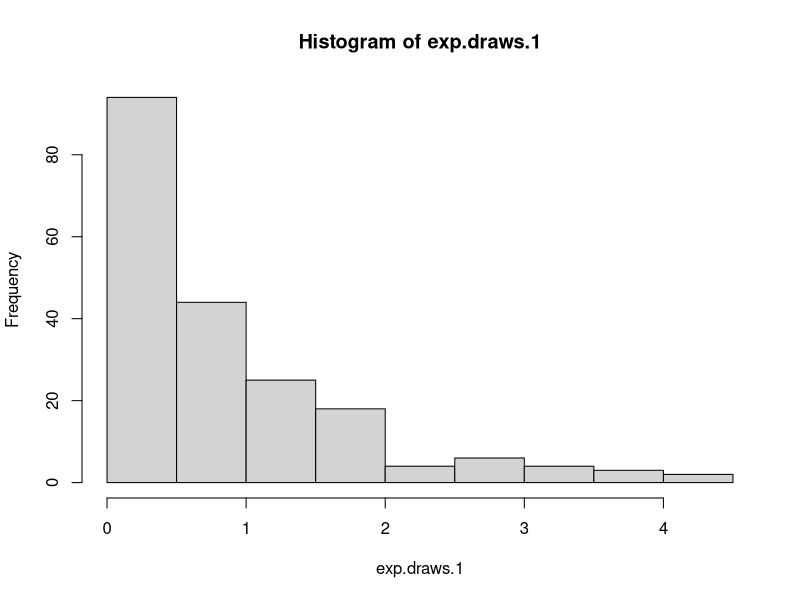
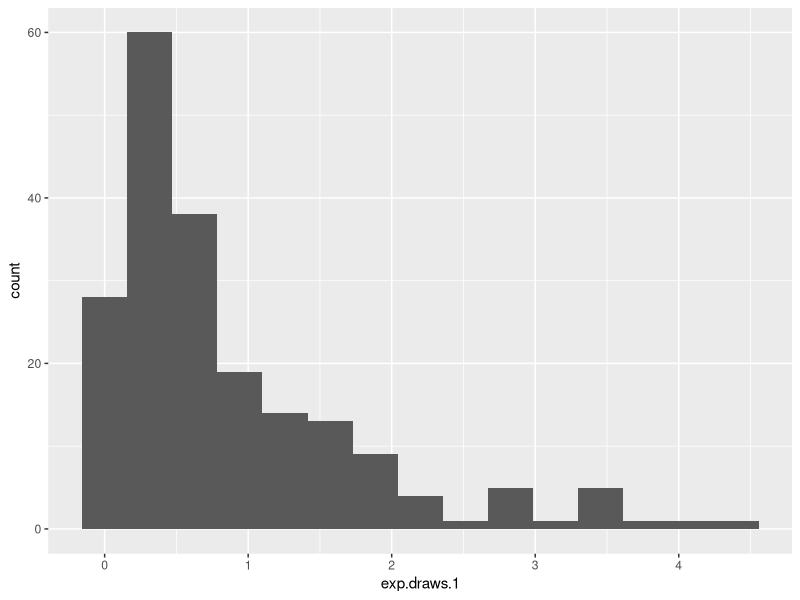
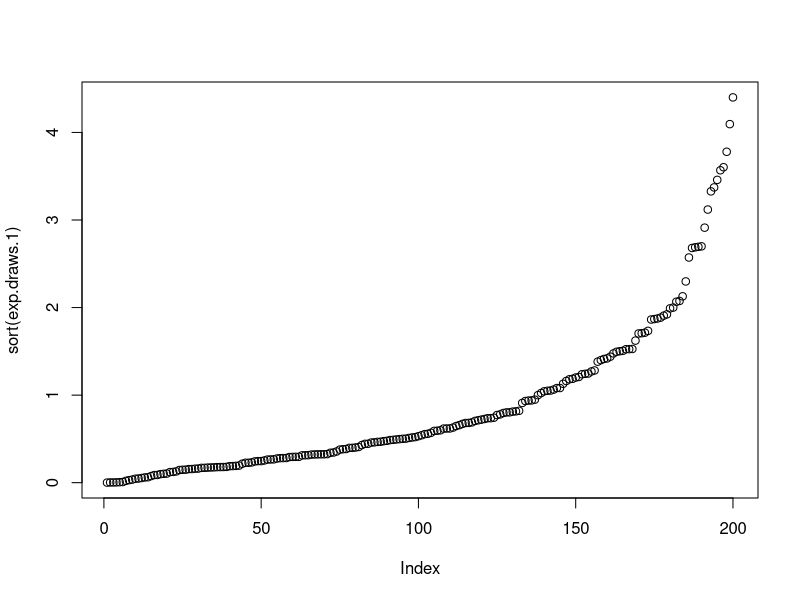
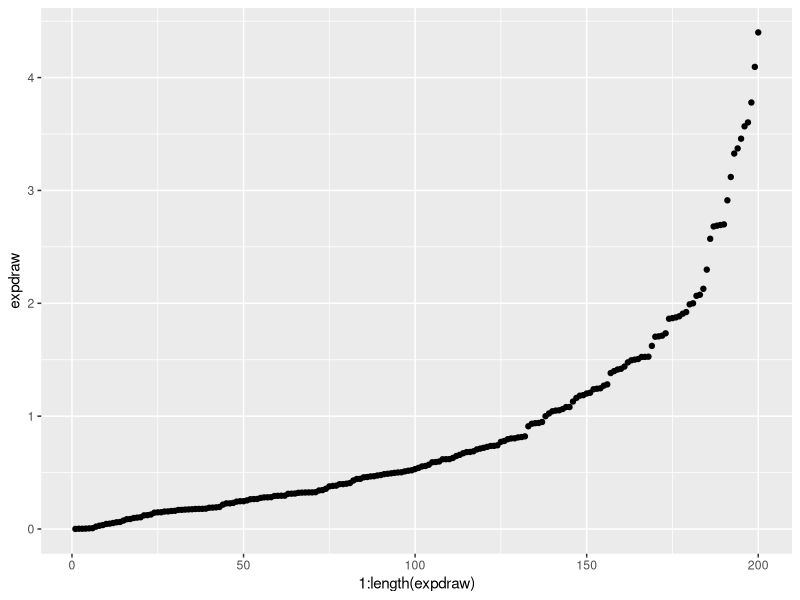
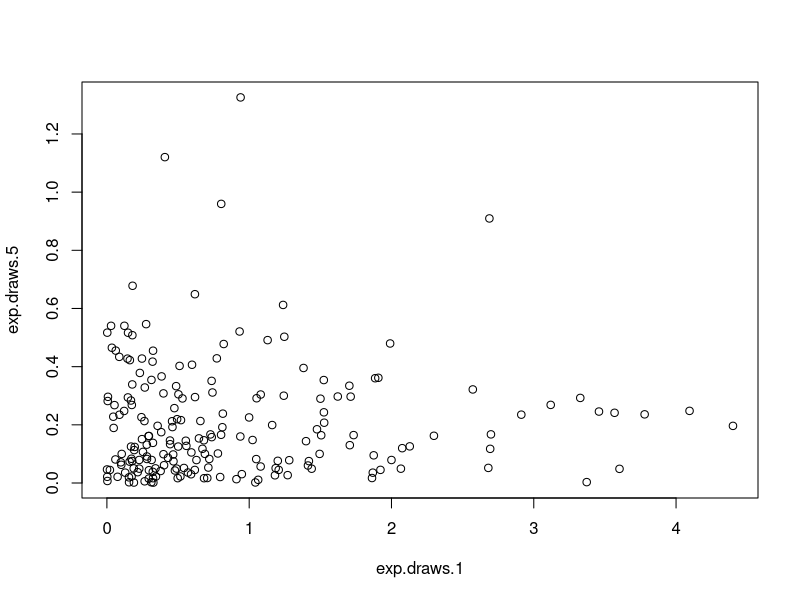
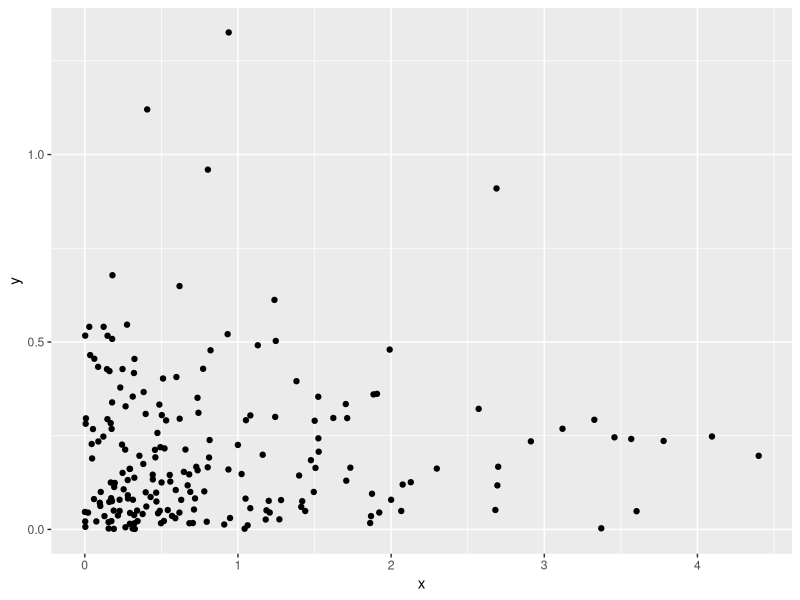
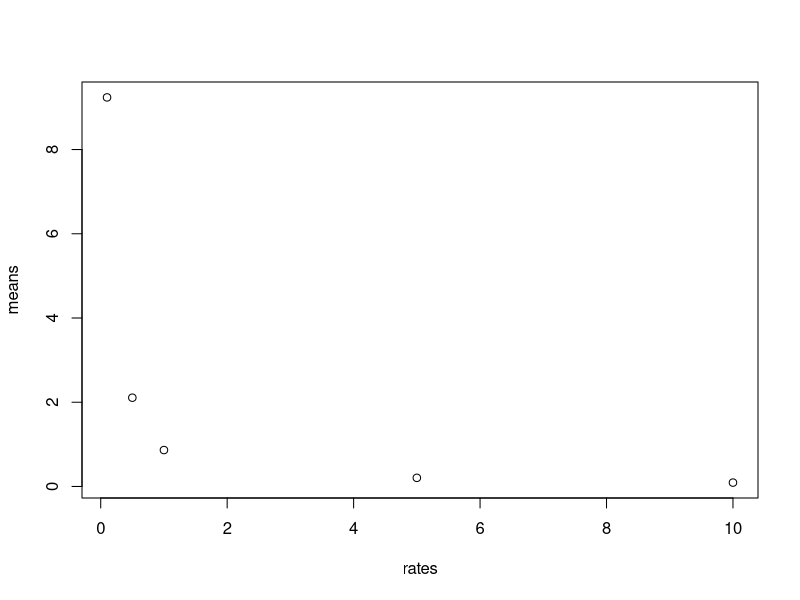
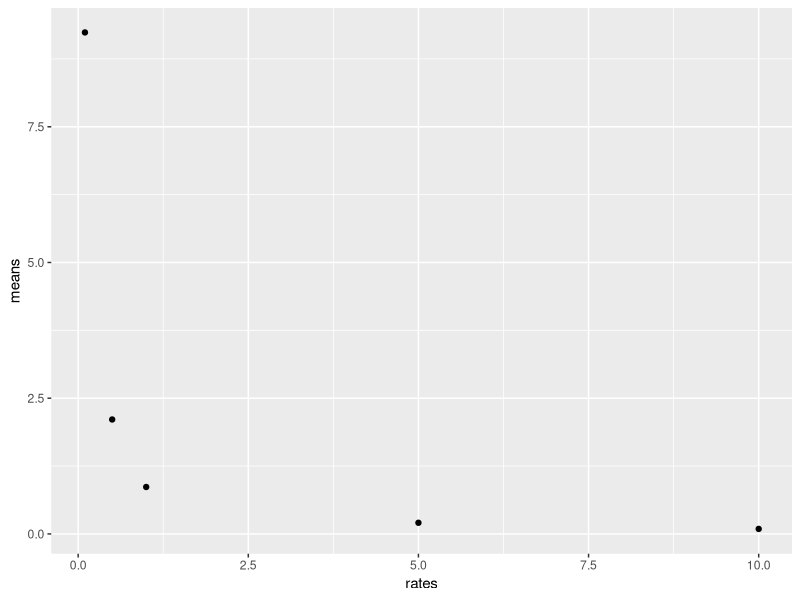

Here is the R script that generated these plots, in order:
## ---- chunk 1
options(htmltools.dir.version = FALSE)
library(tidyverse)
## ---- chunk 2
rexp(n=10, rate=5)
## ---- chunk 3
exp.draws.1 <- rexp(200)
mean(exp.draws.1)
sd(exp.draws.1)
## ---- chunk 4
exp.draws.0.1 <- rexp(200, rate = 0.1)
mean(exp.draws.0.1)
sd(exp.draws.0.1)

exp.draws.0.5 <- rexp(200, rate = 0.5)
mean(exp.draws.0.5)
sd(exp.draws.0.5)

exp.draws.5 <- rexp(200, rate = 5)
mean(exp.draws.5)
sd(exp.draws.5)

exp.draws.10 <- rexp(200, rate = 10)
mean(exp.draws.10)
sd(exp.draws.10)
## ---- chunk 5
hist(exp.draws.1) # or use ggplot2
tibble(expdraw = exp.draws.1) %>% ggplot(aes(x = exp.draws.1))+
  geom_histogram(bins = 15)
## ---- chunk 6
plot(sort(exp.draws.1)) # or use ggplot2
tibble(expdraw = exp.draws.1) %>% arrange(expdraw) %>% 
  ggplot(aes(x = 1:length(expdraw), y = expdraw))+
  geom_point()
## ---- chunk 7
plot(exp.draws.1, exp.draws.5) # or use ggplot2
tibble(x = exp.draws.1, y = exp.draws.5) %>% 
  ggplot(aes(x = x, y = y))+
  geom_point()
## ---- chunk 8
exprn <- tibble(exp.1 = exp.draws.1, exp.0.1 = exp.draws.0.1, exp.0.5 = exp.draws.0.5, exp.5 = exp.draws.5, exp.10 = exp.draws.10)
emeans <- tibble(rates = c(1, 0.1, 0.5, 5, 10), means = colMeans(exprn), stds = apply(exprn, 2, sd))
rord <- order(emeans$rates)
emeans <- emeans[rord,]
# after chapter 4
emeans1 <- exprn %>% gather(key = 'draws', value = 'value') %>% 
  group_by(draws) %>% summarize(means = mean(value), stds = sd(value)) %>% arrange(desc(means)) %>% ungroup() %>% mutate(rates = parse_double(substr(draws, start = 5, stop = nchar(draws))))

plot(means ~ rates, data = emeans)
# or using ggplot2
emeans1 %>% ggplot(aes(x = rates, y = means))+
  geom_point()
## ---- chunk 9
plot(stds ~ rates, data = emeans)
# or using ggplot2
emeans1 %>% ggplot(aes(x = rates, y = stds))+
  geom_point()
## ---- chunk 10
plot(means ~ stds, data = emeans)
# or using ggplot2
emeans1 %>% ggplot(aes(x = stds, y = means))+
  geom_point()
## ---- chunk 11
big.exp.draws.1 <- rexp(1100000)
mean(big.exp.draws.1)
sd(big.exp.draws.1)
## ---- chunk 12
hist(big.exp.draws.1, probability = T) 
afun <- function(x) 1-exp(-x)
curve(afun, add = T)
# or use ggplot2
tibble(expdraw = big.exp.draws.1) %>% ggplot()+
  geom_histogram(aes(x = big.exp.draws.1, y = (..count..)/sum(..count..)), binwidth = 0.5)+
  ylab('frequency')+
  stat_function(fun = afun, col = 'blue')
## ---- chunk 13
big2 <- big.exp.draws.1 > 1
mean(big.exp.draws.1[big2])
# or use dplyr after chapter 4
tibble(draw = big.exp.draws.1) %>% filter(draw > 1) %>% summarize(mean = mean(draw))
## ---- chunk 14
big.exp.draws.1.mat <- matrix(big.exp.draws.1, nrow = 1100)
bighist <- hist(big.exp.draws.1.mat)
## ---- chunk 15
mean(big.exp.draws.1.mat[,371])
## ---- chunk 16
bigmeans <- colMeans(big.exp.draws.1.mat)
hist(bigmeans)
## ---- chunk 17
bigsq <- big.exp.draws.1^2
mean(bigsq)
sqrt(mean(bigsq))
